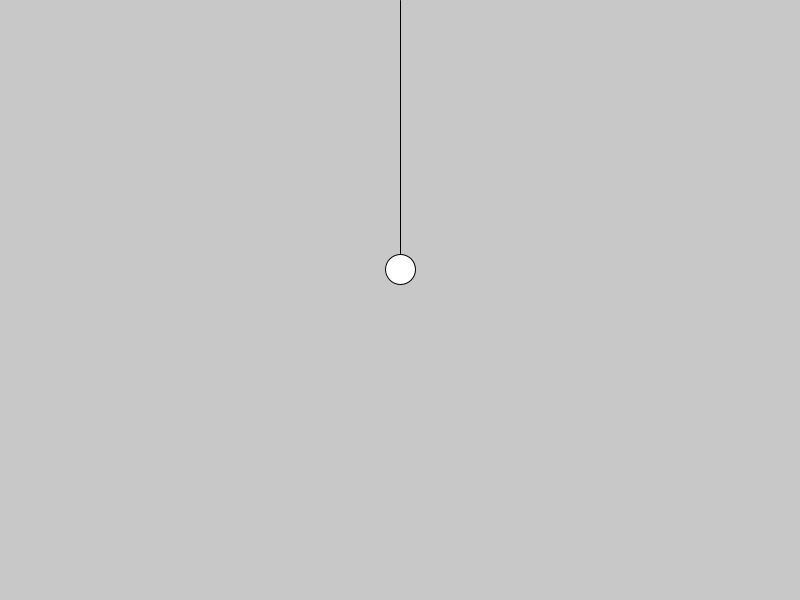
Frame 1 (no input)
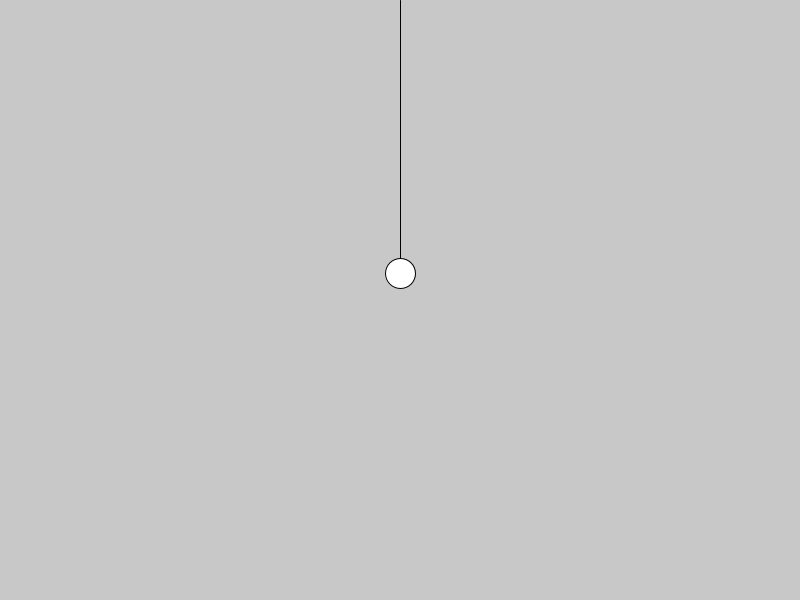
Frame 60 (the mouse pressed at the canvas centre just before this capture)
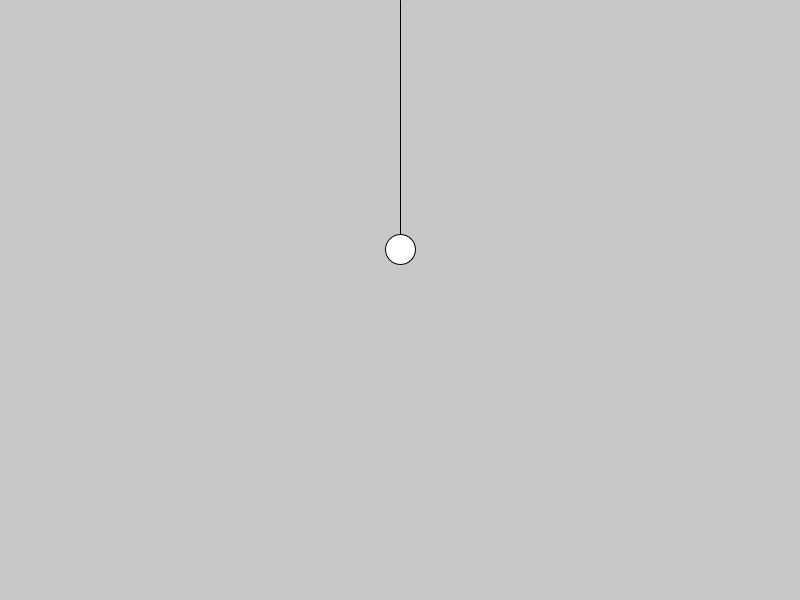
Frame 120 (the mouse held since frame 60 and released just before this capture)

The Processing sketch that drew these frames (run headless with seeded random() and noise(); from frame 60 on, the mouse is pressed at the canvas centre):

// Processing sketch: systMR
// ── systMR.pde
// File: systMR
// Autor: Nicolas Fischer
// version: 0.0.0.1
// program: processing
// ext: pde
// ---------------------------------------

// --- init ---
float y;
float A = 100;
float omg;
float t;
float phi;
float k=1;
float m=1;

float FPS = 60;
float RAY = 30;

// -- END init ---

// --- setup ---
void setup(){
  omg=pow(k/m,0.5);
  size(800,600);
  frameRate(FPS);
}
// --- END setup ---

// --- draw ---
void draw(){
  background(200);
  t+=(FPS);
  y=A*sin(omg*t+phi);
  line(width/2, 0, width/2, y+height/2);
  circle(width/2,y+height/2,RAY);
}
// --- END draw ---
